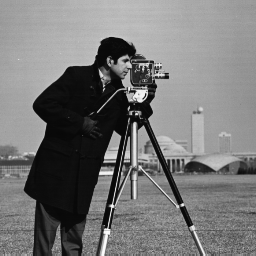
#> input picture week5/cameraman.tiff, 256 x 256 px
$ jupyter execute Labs_4_5.ipynb
#> lines starting #> are read from the running program, lines starting #| are printed output that depends on the picture
# 4o e 5o Lab de PSD (notebook para preencher com os resultados)

### Número do Grupo : `inserir o número do grupo aqui`

[cell 1]
#
# Primeiro vamos importar as bibliotecas necessárias
#
import numpy as np
import matplotlib.pyplot as plt
import cv2
import math
from scipy.signal import convolve, correlate

## Definição do par de transformadas DFT - (direta e inversa)

O par de transformadas discretas de Fourier (Discrete Fourier Transform - DFT) para um sinal de tempo discreto $x[k]$ com índice das amostras igual $k$ e o correspondente espectro de Fourier $X[\mu]$ com índice de frequências $\mu$ é calculado como
\begin{align}
\text{DFT}: Y[\mu]=&\sum_{k=0}^{N-1}x[k]\cdot\mathrm{e}^{-\mathrm{j}\frac{2\pi}{N}k\mu}\\
\text{IDFT}: x[k]=\frac{1}{N}&\sum_{\mu=0}^{N-1}Y[\mu]\cdot\mathrm{e}^{+\mathrm{j}\frac{2\pi}{N}k\mu}
\end{align}

Observe o sinal negativo na função exponential da transformada direta (DFT) e o fator de normalização $1/N$ na transformada inversa (IDFT). Essa convensão é usada pela maioria dos livros textos de DSP e também pela biblioteca Python `numpy.fft.fft()`, `numpy.fft.ifft()` e funções do Matlab `fft()`, `ifft()`.

# PROBLEMA 1

## DFT e IDFT com "loops for"

Agora vamos implementar a DFT e a IDFT usando "loops for". Embora isso possa ser útil para entender e validar algoritmos em sua fase inicial de desenvolvimento, isso deve ser evitado para um código usado na prática: "loops for" normalmente são lentos e muitas vezes mais complicados de ler do que implementações usando matrizes e vetores. Especialmente para $N$ muito grandes, o tempo de computação é muito longo.

De qualquer forma, o conceito de "loop for" é: a DFT pode ser implementada com um "loop for" externo iterando sobre $\mu$ e um "loop for" interno somando todos os $k$ para um $\mu$ específico.

Usamos variável com subscrito _ aqui, a fim de salvar bons nomes de variáveis para o cálculo baseado em matriz.

## Parte A

Escreva as funções DFT e IDFT que calculam, respectivamente, as transformadas discretas de Fourier direta e inversa.

[cell 2]
#
# Função para calcular a DFT (com loops for) de um sinal de valor complexo (dtype=complex)
#
# Entrada: x -> vetor contendo as amostras (números complexos) do sinal no tempo
# Saída: Y -> vetor contendo os coeficientes espectrais (números complexos) - (dtype=complex)
#
def DFT_1D(x):

    N = len(x)
    Y = np.zeros((N, 1), dtype=complex)  # alloc RAM, init with zeros
    for mu_ in range(N):  # do for all DFT frequency indices
        for k_ in range(N):  # do for all sample indices
            Y[mu_] += x[k_] * np.exp(-1j*2*np.pi/N*k_*mu_)

    return Y

[cell 3]
#
# Função para calcular a IDFT (com loops for) de um sinal de valor complexo (dtype=complex)
#
# Entrada: Y -> vetor contendo os coeficientes espectrais (números complexos)
# Saída: x -> vetor contendo as amostras (números complexos) do sinal no tempo
#
def IDFT_1D(Y):

    N = len(Y)
    x = np.zeros((N, 1), dtype=complex)  # alloc RAM, init with zeros
    for k_ in range(N):
        for mu_ in range(N):
            x[k_] += Y[mu_] * np.exp(+1j*2*np.pi/N*k_*mu_)
    x *= 1/N  # normalization in the IDFT stage

    return x

## Parte B

Estude o código abaixo que cria uma sinal discreto composto pela soma de três ondas senoides com amplitude e frequências distintas.

[cell 4]
# taxa de amostragem (sampling rate)
sr = 100

# intervalo de amostragem
ts = 1.0/sr
t = np.arange(0,1,ts)

x = 2

freq = 1.
x += 3*np.sin(2*np.pi*freq*t)

freq = 4
x += 1*np.sin(2*np.pi*freq*t)

freq = 7
x += 0.5*np.sin(2*np.pi*freq*t)

plt.figure(figsize = (8, 6))
plt.stem(t, x, linefmt='red')
plt.ylabel('Amplitude')

plt.show()
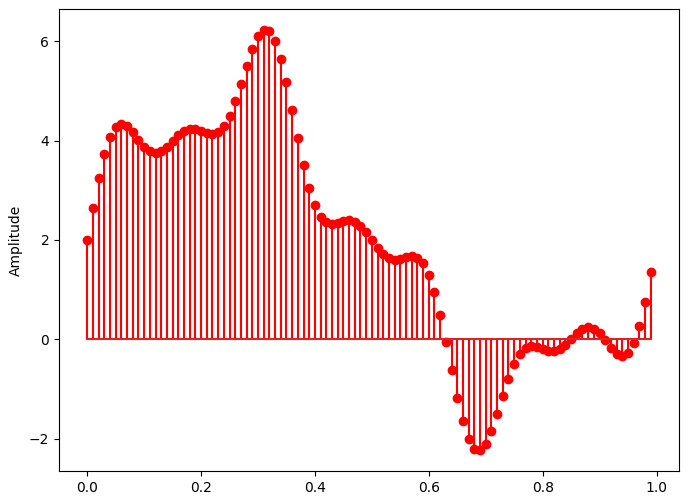
#> figure drawn by matplotlib, 1 panel; curve peaks at x = 0.31, y = 6.23

## Parte C

Escreva um código que utilize a função DFT criada anteriormente para calcular e plotar o espectro de frequências (abs(Y)) do sinal $x$ criado acima.

**OBS**: Observe que a DFT codificada recebe como entrada um sinal complexo e o sinal acima é do tipo real. Portanto, transforme o sinal $x$ em uma sequência complexa com a parte imaginária igual a zero.

[cell 5]
# tamanho do vetor
N = len(x)

#for i in range(N):
#    x[i] = x[i] * (-1)**i

# cria um vetor de números complexos
x_ = x + 1j*0

# chamada à função DFT
Y = DFT_1D(x_)

# calcula a frequência
n = np.arange(N)
T = N/sr
freq = n/T

plt.figure(figsize = (8, 6))
plt.stem(freq, abs(Y), linefmt='blue', markerfmt=" ", basefmt="-b")
plt.xlabel('Freq (Hz)')
plt.ylabel('Amplitude da DFT |X(freq)|')
plt.show()
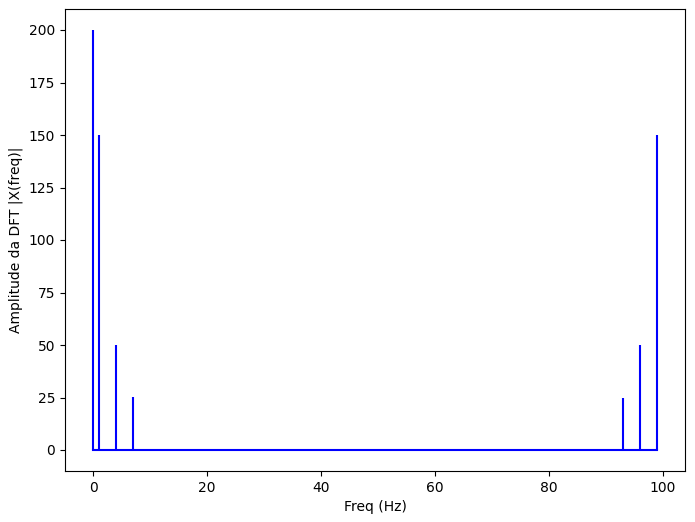
#> figure drawn by matplotlib, 1 panel; curve peaks at x = 0, y = 200

No gráfico acima é possível notar que a saída da DFT é simétrica na metade da taxa de amostragem (você pode tentar uma taxa de amostragem diferente para testar).

Essa metade da taxa de amostragem é chamada de **frequência de Nyquist**, em homenagem ao engenheiro eletrônico **Harry Nyquist**. Harry Nyquist e Claude Shannon criaram o famoso teorema de amostragem de **Nyquist-Shannon**, que afirma que um sinal amostrado a uma taxa $f_s$ pode ser totalmente reconstruído se contiver apenas componentes de frequência abaixo da metade dessa frequência de amostragem, ou seja, a taxa de amostragem deve ser maior que duas vezes a máxima frequência do sinal, $f_s > f_{max}$.

[cell 6]
n_oneside = N//2

# obtem as frequências de um lado
f_oneside = freq[:n_oneside]

# normaliza a amplitude do sinal
Y_oneside =Y[:n_oneside]/n_oneside

plt.figure(figsize = (12, 6))
plt.subplot(121)
plt.stem(f_oneside, abs(Y_oneside), linefmt='blue', markerfmt=" ", basefmt="-b")
plt.xlabel('Freq (Hz)')
plt.ylabel('Amplitude da DFT |X(freq)|')

plt.subplot(122)
plt.stem(f_oneside, abs(Y_oneside), linefmt='blue', markerfmt=" ", basefmt="-b")
plt.xlabel('Freq (Hz)')
# Limita o eixo x até frequência de 10 Hz
plt.xlim(0, 10)

plt.tight_layout()
plt.show()
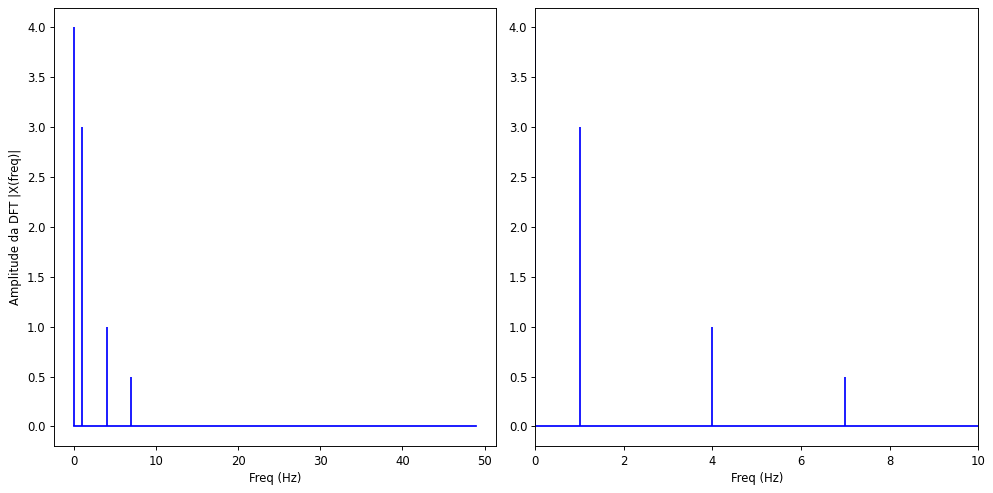
#> figure drawn by matplotlib, 2 panels; panel 1: curve peaks at x = 0, y = 4; panel 2: curve peaks at x = 0, y = 4

## Limitações da DFT implementada

O principal problema com a implementação da DFT acima é que ela não é eficiente se tivermos um sinal com muitas amostras. Nesse caso, o cálculo da DFT pode levar muito tempo.

## Parte D

Escreva uma função em python que implemente o sinal indicado abaixo.

\begin{equation}
f(t) = 3sin(2\pi f t),
\end{equation}

sendo $f=2$ Hz

[cell 7]
#
# sr = taxa de amostragem
#
def sinal(sr):
    '''
    função para gerar um sinal 1D simples com diferentes taxas de amostragem
    '''
    ts = 1.0/sr
    t = np.arange(0,1,ts)

    freq = 1.
    x = 3*np.sin(2*np.pi*freq*t)

    return x

## Parte E

Escreva um simples programa em python que varia a taxa de amostragem (sr) do sinal acima de 500 e 1000, com passo de 100 e, para cada uma das taxas, determine a DFT do sinal gerado e imprima o tempo de de execução.

**OBS** Use o código abaixo como exemplo de como medir o tempo de execução

import time
start_time = time.time()
main()
print("--- %s seconds ---" % (time.time() - start_time))

[cell 8]
import time

start = 500
stop  = 1000
step  = 100

for i in range(start, stop+step, step):
    x = sinal(i)
    x_ = x + 1j*0

    start_time = time.time()
    Y = DFT_1D(x_)
    print("--- %s seconds ---" % (time.time() - start_time))

## Parte F

Agora, utilize a função IDFt para obter e plotar o sinal original $x$ criado na "parte A" a partir do seu espetro $Y$ obtido na "parte C"

**OBS**: Observe que a IDFT codificada recebe como entrada um sinal complexo e retorna um sinal complexo. Portanto, para obter o sinal $x$ criado na "parte A", você precisa utilizar apenas a parte real do sinal de retorno.

[cell 9]
#
# Taxa de amostragem (sampling rate)
#
sr = 100
ts = 1.0/sr
t = np.arange(0,1,ts)

#
# Constroe o sinal complexo
#
x_o = sinal(sr)
x_c = x_o + 1j*0

#
# transformada direta
#
Y = DFT_1D(x_c)

#
# transformada inversa
#
x_c = IDFT_1D(Y)

#
# extrai sinal original
#
x_r = np.real(x_c)

#
# Plota os sinais original e reconstruído
#
plt.figure(figsize=[8, 6.])
plt.subplot(1, 2, 1)
plt.title("Sinal original")
plt.stem(t, x_o, linefmt='blue')
plt.ylabel('Amplitude')

plt.subplot(1, 2, 2)
plt.title("Sinal reconstruído")
plt.stem(t, x_r, linefmt='red')
plt.ylabel('Amplitude')
plt.tight_layout()
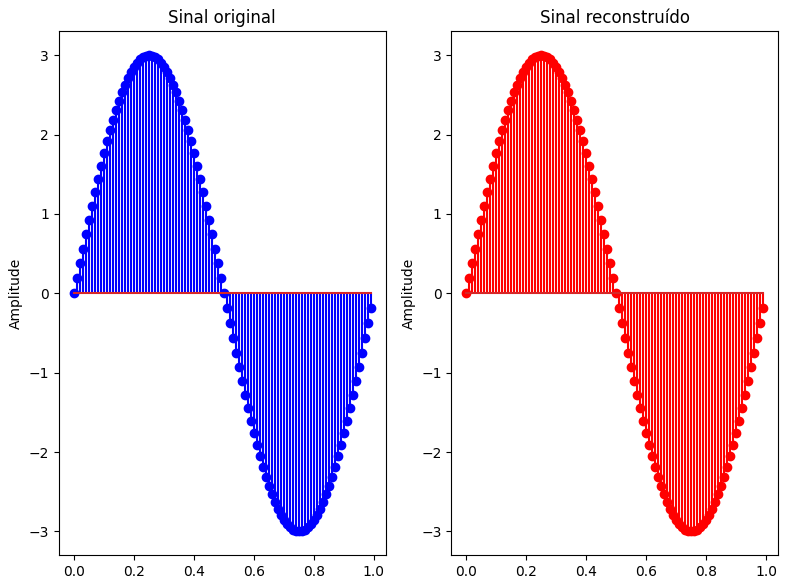
#> figure drawn by matplotlib, 2 panels; panel 1: curve peaks at x = 0.25, y = 3; panel 2: curve peaks at x = 0.25, y = 3

# PROBLEMA 2

## Parte A

Estenda para sinais 2D (imagens) os códigos da DFT e IDFT implementados anteriormente para sinais 1D

**DICA**: Use do fato que a 2D-DFT pode ser escrita a partir da 1D-DFT, como indicado abaixo

\begin{equation}
F(u,v) = \frac{1}{MN} \sum_{x=0}^{N} \sum_{y=0}^{M} f(x,y) e^{-j 2\pi \left( \frac{ux}{N} + \frac{vy}{M} \right)} = \frac{1}{M} \sum_{y=0}^{M} \left[ \frac{1}{N} \sum_{x=0}^{N} f(x,y)  e^{-j 2\pi \frac{ux}{N}} \right] e^{-j 2\pi \frac{vy}{M}}
\end{equation}

[cell 10]
#
# Função para calcular a DFT (com loops for) de um sinal de valor complexo (dtype=complex)
#
# Entrada: x -> vetor contendo as amostras (números complexos) do sinal no tempo
# Saída: Y -> vetor contendo os coeficientes espectrais (números complexos) - (dtype=complex)
#
def DFT_2D(x):

    rows, cols = x.shape
    Y = np.empty_like(x)

    for row in range(0,rows):
        Y[row,:] = DFT_1D(x[row,:]).reshape((rows,))
    Y = Y.transpose()
    for col in range(0,cols):
        Y[col,:] = DFT_1D(x[col,:]).reshape((cols,))
    Y = Y.transpose()

    return Y

[cell 11]
import cv2
import matplotlib.pyplot as plt

fileName = "cameraman.tiff"

im_gray = cv2.imread(fileName, cv2.IMREAD_GRAYSCALE)
#> im_gray is the input picture: shape (256, 256); min 7, max 253, mean 118.7
im_cplx = im_gray + 1j*0

Y = DFT_2D(im_cplx)
